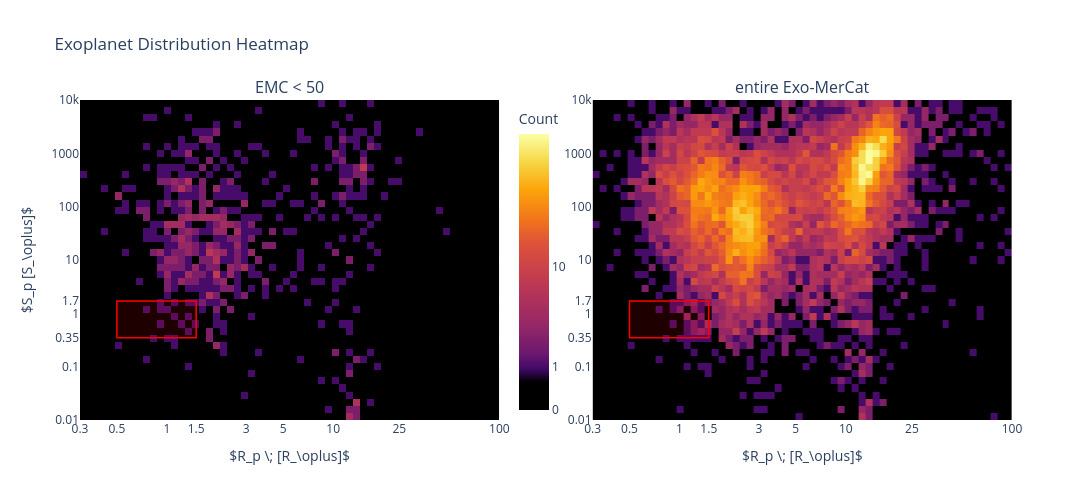

Notebook code cell kept with this figure:
### Code cell
double_hist_heatmap(e_emc[e_emc["sy_dist"] - e_emc["sy_dist_min"] < 50], e_emc, catalog1_name="EMC < 50", catalog2_name="entire Exo-MerCat", width=1200, height=500, title="Exoplanet Distribution Heatmap")

### Figure 1 — Plotly figure (JSON) as saved in the notebook; plotly's stock layout.template omitted (floating-point values rounded to 4 significant figures; data arrays with more than 128 entries replaced by an {"elided": "..."} marker saying what was removed)
{"data": [{"coloraxis": "coloraxis", "colorscale": [[0, "rgb(0,0,0)"], [0.25, "rgb(230,0,0)"], [0.5, "rgb(230,210,0)"], [0.75, "rgb(255,255,255)"], [1, "rgb(160,200,255)"]], "hovertemplate": "r: %{x:.2f}<br>F: %{y:.2f}<br>log₁₀(Count): %{z:.2f}<extra></extra>", "name": "HPIC crossmatched with Exo-MerCat", "showscale": true, "type": "heatmap", "x": [0.3149, 0.3469, 0.3822, 0.421, 0.4638, 0.511, 0.5629, 0.6201, 0.6832, 0.7526, 0.8291, 0.9134, 1.006, 1.109, 1.221, 1.345, 1.482, 1.633, 1.799, 1.982, 2.183, 2.405, 2.65, 2.919, 3.216, 3.543, 3.903, 4.3, 4.737, 5.218, 5.749, 6.333, 6.977, 7.686, 8.468, 9.329, 10.28, 11.32, 12.47, 13.74, 15.14, 16.68, 18.37, 20.24, 22.3, 24.56, 27.06, 29.81, 32.84, 36.18, 39.86, 43.91, 48.38, 53.3, 58.71, 64.68, 71.26, 78.5, 86.48, 95.27], "xaxis": "x", "y": [0.01166, 0.01585, 0.02154, 0.02929, 0.03981, 0.05412, 0.07356, 0.1, 0.1359, 0.1848, 0.2512, 0.3415, 0.4642, 0.631, 0.8577, 1.166, 1.585, 2.154, 2.929, 3.981, 5.412, 7.356, 10.0, 13.59, 18.48, 25.12, 34.15, 46.42, 63.1, 85.77, 116.6, 158.5, 215.4, 292.9, 398.1, 541.2, 735.6, 1000.0, 1359.0, 1848.0, 2512.0, 3415.0, 4642.0, 6310.0, 8577.0], "yaxis": "y", "z": {"elided": "45x60 float values"}}, {"coloraxis": "coloraxis", "colorscale": [[0, "rgb(0,0,0)"], [0.25, "rgb(230,0,0)"], [0.5, "rgb(230,210,0)"], [0.75, "rgb(255,255,255)"], [1, "rgb(160,200,255)"]], "hovertemplate": "r: %{x:.2f}<br>F: %{y:.2f}<br>log₁₀(Count): %{z:.2f}<extra></extra>", "name": "Exo-MerCat", "showscale": false, "type": "heatmap", "x": [0.3149, 0.3469, 0.3822, 0.421, 0.4638, 0.511, 0.5629, 0.6201, 0.6832, 0.7526, 0.8291, 0.9134, 1.006, 1.109, 1.221, 1.345, 1.482, 1.633, 1.799, 1.982, 2.183, 2.405, 2.65, 2.919, 3.216, 3.543, 3.903, 4.3, 4.737, 5.218, 5.749, 6.333, 6.977, 7.686, 8.468, 9.329, 10.28, 11.32, 12.47, 13.74, 15.14, 16.68, 18.37, 20.24, 22.3, 24.56, 27.06, 29.81, 32.84, 36.18, 39.86, 43.91, 48.38, 53.3, 58.71, 64.68, 71.26, 78.5, 86.48, 95.27], "xaxis": "x2", "y": [0.01166, 0.01585, 0.02154, 0.02929, 0.03981, 0.05412, 0.07356, 0.1, 0.1359, 0.1848, 0.2512, 0.3415, 0.4642, 0.631, 0.8577, 1.166, 1.585, 2.154, 2.929, 3.981, 5.412, 7.356, 10.0, 13.59, 18.48, 25.12, 34.15, 46.42, 63.1, 85.77, 116.6, 158.5, 215.4, 292.9, 398.1, 541.2, 735.6, 1000.0, 1359.0, 1848.0, 2512.0, 3415.0, 4642.0, 6310.0, 8577.0], "yaxis": "y2", "z": {"elided": "45x60 float values"}}], "layout": {"annotations": [{"font": {"size": 16}, "showarrow": false, "text": "EMC < 50", "x": 0.225, "xanchor": "center", "xref": "paper", "y": 1, "yanchor": "bottom", "yref": "paper"}, {"font": {"size": 16}, "showarrow": false, "text": "entire Exo-MerCat", "x": 0.775, "xanchor": "center", "xref": "paper", "y": 1, "yanchor": "bottom", "yref": "paper"}], "coloraxis": {"colorbar": {"ticktext": ["0", "1", "10", "100", "1000"], "tickvals": [0, 0.3, 1, 2, 3], "title": {"text": "Count"}, "x": 0.46}, "colorscale": [[0, "#000000"], [0.1, "#000000"], [0.15, "#420a68"], [0.2, "#6a176e"], [0.3, "#932667"], [0.45, "#bc3754"], [0.6, "#dd513a"], [0.7, "#f37819"], [0.8, "#fca50a"], [0.9, "#f6d746"], [1, "#fcffa4"]]}, "height": 500, "hovermode": "closest", "shapes": [{"fillcolor": "rgba(255, 0, 0, 0.12)", "line": {"color": "red", "width": 1.5}, "type": "rect", "x0": 0.5, "x1": 1.5, "xref": "x", "y0": 0.35, "y1": 1.7, "yref": "y"}, {"fillcolor": "rgba(255, 0, 0, 0.12)", "line": {"color": "red", "width": 1.5}, "type": "rect", "x0": 0.5, "x1": 1.5, "xref": "x2", "y0": 0.35, "y1": 1.7, "yref": "y2"}], "title": {"text": "Exoplanet Distribution Heatmap"}, "width": 1200, "xaxis": {"anchor": "y", "domain": [0, 0.45], "matches": "x", "tickvals": [0.1, 0.3, 0.5, 1, 1.5, 3, 5, 10, 25, 100], "title": {"text": "$R_p \\; [R_\\oplus]$"}, "type": "log"}, "xaxis2": {"anchor": "y2", "domain": [0.55, 1], "matches": "x", "tickvals": [0.1, 0.3, 0.5, 1, 1.5, 3, 5, 10, 25, 100], "title": {"text": "$R_p \\; [R_\\oplus]$"}, "type": "log"}, "yaxis": {"anchor": "x", "domain": [0, 1], "matches": "y", "tickvals": [0.01, 0.1, 1.7, 1, 0.35, 10, 100, 1000, 10000], "title": {"text": "$S_p [S_\\oplus]$"}, "type": "log"}, "yaxis2": {"anchor": "x2", "domain": [0, 1], "matches": "y", "tickvals": [0.01, 0.1, 1.7, 1, 0.35, 10, 100, 1000, 10000], "title": {"text": ""}, "type": "log"}}}
